Frame 1 (no input): blank canvas, image omitted
Frame 60 (the mouse pressed at the canvas centre just before this capture): blank canvas, image omitted
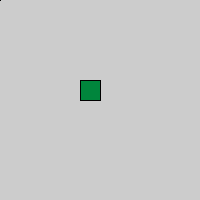
Frame 120 (the mouse held since frame 60 and released just before this capture)

The Processing sketch whose frames 1 and 60 were blank and that drew this single picture after the mouse press (run headless with seeded random() and noise(); from frame 60 on, the mouse is pressed at the canvas centre):

// Processing sketch: processing_153875
// ── processing_153875.pde

void setup(){
  size(200,200);
}

void draw() {
fill(mouseY-180,mouseX+33,mouseY-40);
rect(mouseX-20,mouseY-20,20,20);
}
